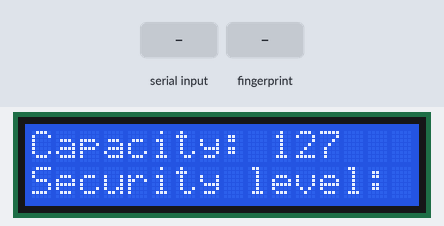
Bench run of a sketch on a simulated Arduino Mega 2560, built with avr-gcc and run on an emulated ATmega2560. Parts: 16×2 character LCD. The inputs (shaded band) are chosen by the test bench.

Above: at 2.3 s.
At 5.4 s:
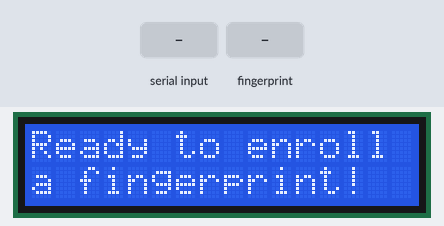
5.5 s: "90,45\n" received over Serial
At 7.7 s:
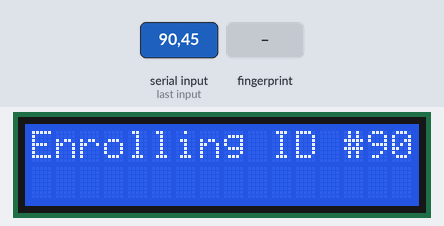
8.5 s: finger stored as number 1 placed on the sensor
At 9.2 s:
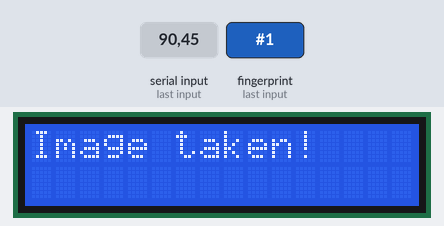
14.5 s: finger stored as number 1 placed on the sensor
At 18.7 s:
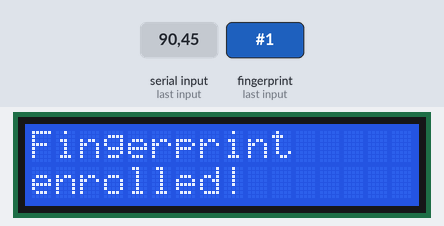
Timing chart, 0 to 20.2 s (numbered marks = the images above; inputs shaded):
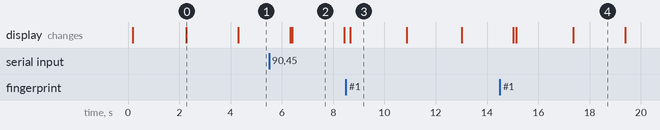

The sketch:

main2.ino
```cpp
#include <Adafruit_Fingerprint.h>
#include <HardwareSerial.h>
#include <LiquidCrystal_I2C.h>

LiquidCrystal_I2C lcd(0x3F, 16, 2); // Set the LCD address and dimensions

Adafruit_Fingerprint finger = Adafruit_Fingerprint(&Serial2);

uint8_t id;

void setup() {
  Serial.begin(9600);
  while (!Serial);  // Wait for serial monitor to open
  delay(100);

  // Initialize the LCD
  lcd.begin();
  lcd.backlight();
  lcd.print("Fingerprint");
  lcd.setCursor(0,1);
  lcd.print("Enrollment");
  delay(2000);

  // Set the data rate for the sensor serial port
  Serial2.begin(57600);

  if (finger.verifyPassword()) {
    lcd.clear();
    lcd.print("Fingerprint");
    lcd.setCursor(0, 1);
    lcd.print("sensor found!");
  } else {
    lcd.clear();
    lcd.print("Fingerprint");
    lcd.setCursor(0, 1);
    lcd.print("sensor not found!");
    while (1) { delay(1); }
  }

  lcd.setCursor(0, 1);
  lcd.print("Reading sensor");
  lcd.setCursor(0, 1);
  lcd.print("parameters");

  // Read sensor parameters
  finger.getParameters();
  lcd.clear();
  lcd.print("Capacity: "); lcd.print(finger.capacity);
  lcd.setCursor(0, 1);
  lcd.print("Security level: "); lcd.print(finger.security_level);
  delay(2000);
  lcd.clear();
}

uint8_t readnumber(void) {
  uint8_t num = 0;

  while (num == 0) {
    while (!Serial.available());
    num = Serial.parseInt();
  }
  return num;
}

bool fingerprintExists(uint8_t id) {
  return finger.getImage() == FINGERPRINT_OK;
}

void loop() {
  lcd.print("Ready to enroll");
  lcd.setCursor(0, 1);
  lcd.print("a fingerprint!");
  delay(2000);

  lcd.clear();
  lcd.print("Enter ID # (1-127):");
  id = readnumber();
  if (id == 0) {// ID #0 not allowed, try again!
    return;
  }

  if (fingerprintExists(id)) {
    lcd.clear();
    lcd.print("Fingerprint");
    lcd.setCursor(0, 1);
    lcd.print("exists!");
    delay(2000);
    return;
  }

  lcd.clear();
  lcd.print("Enrolling ID #");
  lcd.print(id);
  delay(2000);

  while (!getFingerprintEnroll());
}

uint8_t getFingerprintEnroll() {
  int p = -1;
  lcd.clear();
  lcd.print("Place finger...");
  lcd.setCursor(0, 1);
  lcd.print("Waiting...");

  while (p != FINGERPRINT_OK) {
    p = finger.getImage();
    delay(50); // Add delay for stability
  }

  // Image taken
  lcd.clear();
  lcd.print("Image taken!");
  delay(2000);

  // Convert image to template
  p = finger.image2Tz(1);
  if (p != FINGERPRINT_OK) {
    lcd.clear();
    lcd.print("Error converting");
    lcd.setCursor(0, 1);
    lcd.print("image!");
    delay(2000);
    return p;
  }

  // Remove finger
  lcd.clear();
  lcd.print("Remove finger...");
  delay(2000);

  p = 0;
  while (p != FINGERPRINT_NOFINGER) {
    p = finger.getImage();
    delay(50); // Add delay for stability
  }

  // Ask for same finger again
  lcd.clear();
  lcd.print("Place same finger");
  lcd.setCursor(0, 1);
  lcd.print("again...");
  delay(2000);

  // Wait for finger
  p = -1;
  lcd.clear();
  lcd.print("Waiting...");
  while (p != FINGERPRINT_OK) {
    p = finger.getImage();
    delay(50); // Add delay for stability
  }

  // Image taken
  lcd.clear();
  lcd.print("Image taken!");
  delay(2000);

  // Convert image to template
  p = finger.image2Tz(2);
  if (p != FINGERPRINT_OK) {
    lcd.clear();
    lcd.print("Error converting");
    lcd.setCursor(0, 1);
    lcd.print("image!");
    delay(2000);
    return p;
  }

  // Create fingerprint model
  p = finger.createModel();
  if (p == FINGERPRINT_OK) {
    lcd.clear();
    lcd.print("Fingerprint");
    lcd.setCursor(0, 1);
    lcd.print("enrolled!");
    delay(2000);
  } else {
    lcd.clear();
    lcd.print("Error creating");
    lcd.setCursor(0, 1);
    lcd.print("model!");
    delay(2000);
    return p;
  }

  // Store fingerprint model
  p = finger.storeModel(id);
  if (p == FINGERPRINT_OK) {
    lcd.clear();
    lcd.print("Fingerprint");
    lcd.setCursor(0, 1);
    lcd.print("stored!");
    delay(2000);
  } else {
    lcd.clear();
    lcd.print("Error storing");
    lcd.setCursor(0, 1);
    lcd.print("fingerprint!");
    delay(2000);
    return p;
  }

  return true;
}
```

Measured:
- after the input at 5.5 s, the display: first differs from a run without the input after 0.90 s (image 2)
- after the input at 8.5 s, the display: changes after 0.16 s (image 3)
- after the input at 14.5 s, the display: first differs from a run without the input after 0.65 s (image 4 shows a later state)
- what the display in image 0 shows lasts 2.0 s, from 2.3 s to 4.3 s
- what the display in image 3 shows lasts 2.2 s, from 8.7 s to 10.9 s
